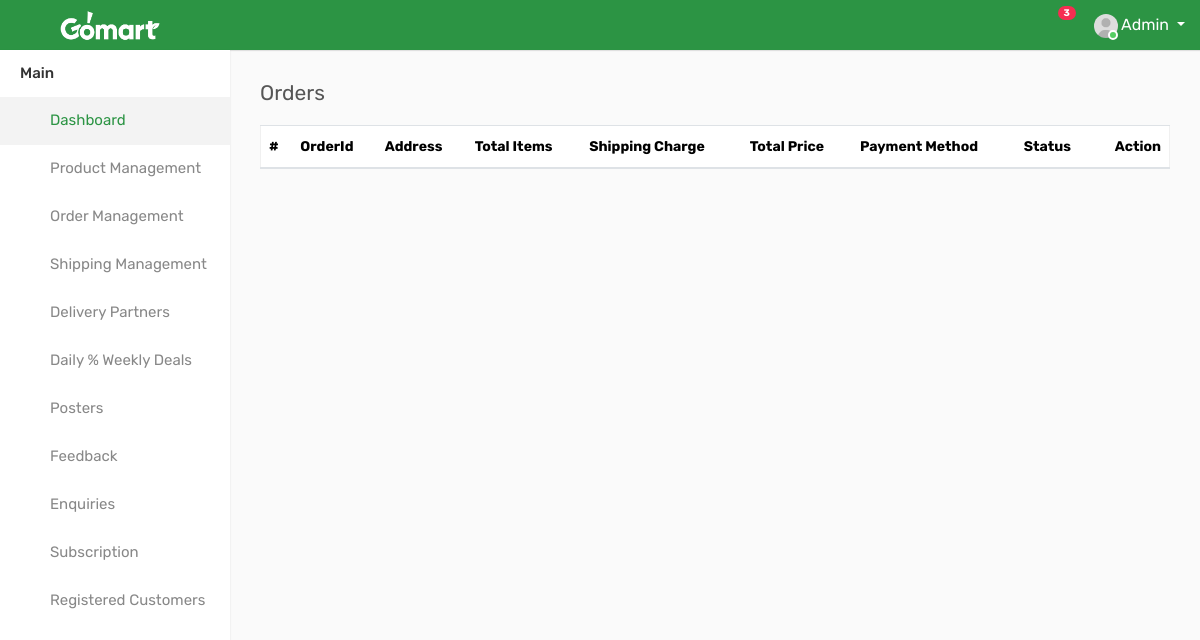
The page /completed_orders/ (signed in) on the database as committed earlier.
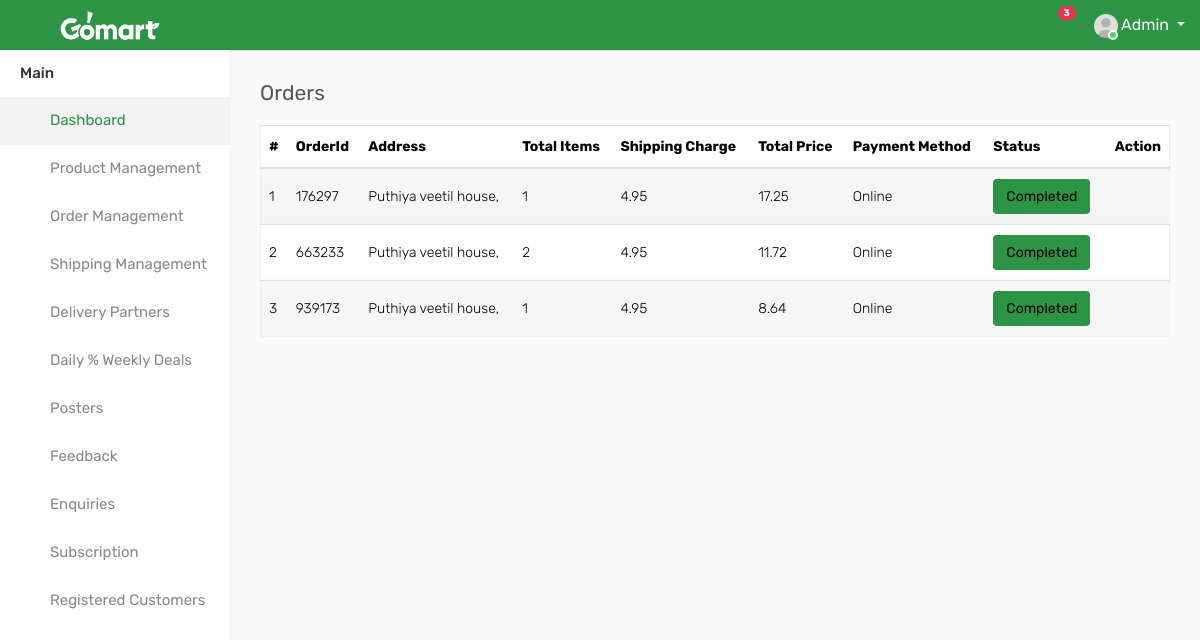
The same page on the database as committed later.
### GoApp/models.py (models this page shows)
class tbl_Checkout(models.Model):
    user = models.ForeignKey(tbl_SignUp, on_delete=models.CASCADE, null=True)
    orderid = models.IntegerField(null=True)
    invoice_number = models.IntegerField(null=True)
    total_items = models.CharField(max_length=100, null=True)
    item_price = models.FloatField(null=True)
    ship_charge = models.FloatField(null=True)
    total_after_ship = models.FloatField(null=True)
    discount = models.CharField(max_length=100, null=True)
    created_at = models.DateField(auto_now_add=True,null=True)
    created_time=models.TimeField(auto_now_add=True,null=True)
    ship_address = models.ForeignKey(tbl_Shipment_Address, on_delete=models.CASCADE, null=True)
    status = models.CharField(max_length=100, null=True)
    payment_method = models.CharField(max_length=100, null=True)

class tbl_Shipment_Address(models.Model):
    user = models.ForeignKey(tbl_SignUp, on_delete=models.CASCADE, null=True)
    first_name = models.CharField(max_length=100)
    last_name = models.CharField(max_length=100)
    street_address = models.CharField(max_length=255)
    mobile = models.CharField(max_length=20)
    email = models.EmailField()
    state = models.CharField(max_length=100)
    Eircode = models.CharField(max_length=20)

### GoApp/views.py (the view)
# urls.py: path("completed_orders/", views.completed_orders, name="completed_orders"),
@never_cache
@login_required(login_url='/Gomart_Admin/')
def completed_orders(request):
    pend = tbl_Checkout.objects.filter(status="Complete")
    return render(request, "pending_orders.html", {"pend": pend})

### templates/pending_orders.html (shortened to what this page needs)
{% include 'left_nav.html' %}
        <div class="page-wrapper">
            <div class="content">
                <div class="row">
                    <div class="col-sm-5 col-5">
                        <h4 class="page-title">Orders</h4>
                    </div>
                </div>
                <div class="row">
                    <div class="col-md-12">
                        <div class="table-responsive">
                            <table class="table table-striped custom-table mb-0 datatable">
                                <thead>
                                    <tr>
                                        <th>#</th>
                                        <th>OrderId</th>
                                        <th>Address</th>
                                        <th>Total Items</th>
                                        <th>Shipping Charge</th>
                                        <th>Total Price</th>
                                        <th>Payment Method</th>
                                        <th>Status</th>
                                        <th class="text-right">Action</th>
                                    </tr>
                                </thead>
                                <tbody>
                                {% for i in pend %}
                                    <tr>
                                        <td>{{forloop.counter}}</td>
                                        <td>{{i.orderid}}</td>
                                        <td>{{i.ship_address.street_address}}</td>
                                        <td>{{i.total_items}}</td>
                                        <td>{{i.ship_charge}}</td>
                                        <td>{{i.total_after_ship}}</td>
                                        <td>{{i.payment_method}}</td>
                                        {% if i.status == "Pending" %}
                                        <td>
                                            <a class="btn btn-primary" href="/out_for_delivery/{{i.id}}">Out For
                                                Delivery</a>
                                            <a class="btn btn-danger" href="/cancel_order/{{i.id}}">Cancel</a>
                                        </td>
                                        {% else %}
                                        <td>
                                            <a class="btn btn-primary">Completed</a>
                                        </td>
                                        {% endif %}
                                        <td class="text-right">
                                            <div class="dropdown dropdown-action">
                                                <a href="#" class="action-icon dropdown-toggle" data-toggle="dropdown"
                                                   aria-expanded="false"><i class="fa fa-ellipsis-v"></i></a>
                                            </div>
                                        </td>
                                    </tr>
                                {% endfor %}
                                </tbody>
                            </table>
                        </div>
                    </div>
                </div>
            </div>
        </div>

Rows that differ between the two databases and show on the page:
now on this page (row edited): tbl_Checkout: orderid "176297", ship_address.street_address "Puthiya veetil house,", total_items "1", ship_charge "4.95", total_after_ship "17.25", payment_method "Online", status "Completed"
added tbl_Checkout: orderid "663233", ship_address.street_address "Puthiya veetil house,", total_items "2", ship_charge "4.95", total_after_ship "11.72", payment_method "Online", status "Completed"
added tbl_Checkout: orderid "939173", ship_address.street_address "Puthiya veetil house,", total_items "1", ship_charge "4.95", total_after_ship "8.64", payment_method "Online", status "Completed"
